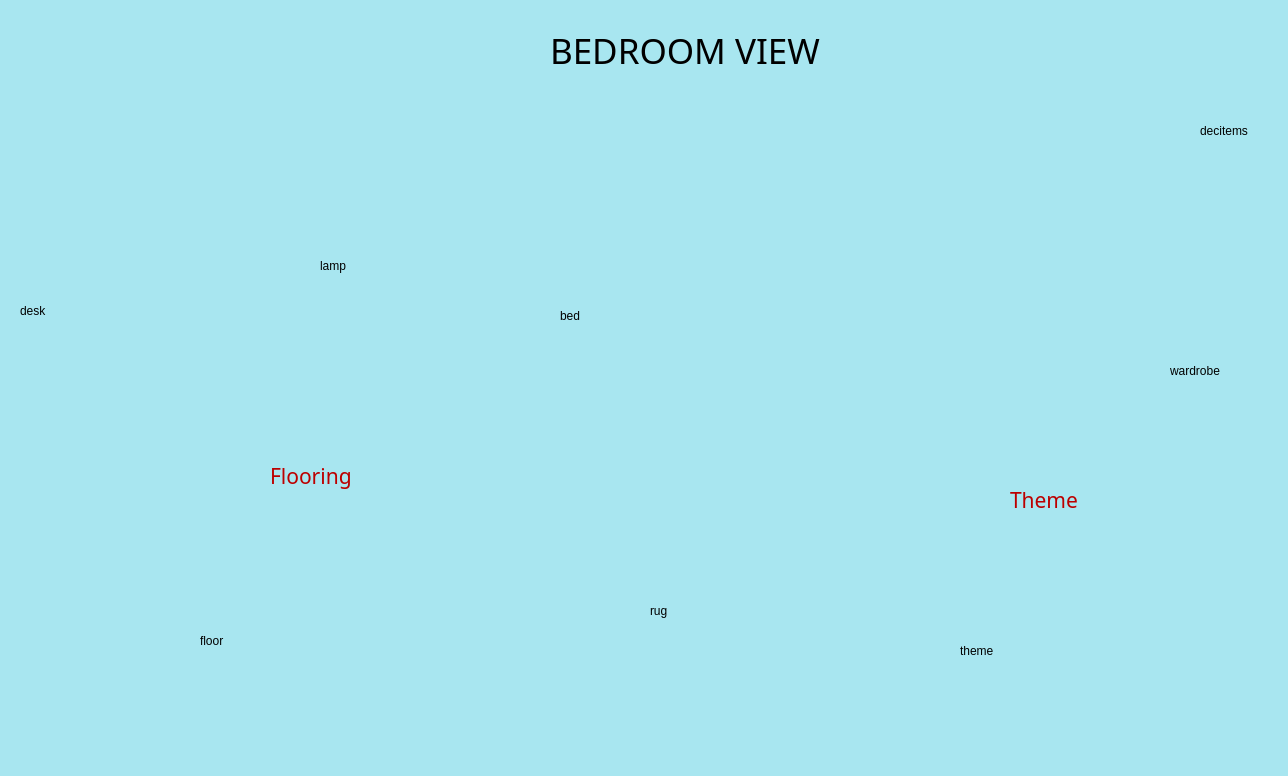
<?xml version="1.0" encoding="UTF-8"?>
<ui version="4.0">
 <class>viewBedroom</class>
 <widget class="QDialog" name="viewBedroom">
  <property name="geometry">
   <rect>
    <x>0</x>
    <y>0</y>
    <width>1288</width>
    <height>776</height>
   </rect>
  </property>
  <property name="palette">
   <palette>
    <active>
     <colorrole role="Window">
      <brush brushstyle="SolidPattern">
       <color alpha="255">
        <red>168</red>
        <green>230</green>
        <blue>240</blue>
       </color>
      </brush>
     </colorrole>
    </active>
    <inactive>
     <colorrole role="Window">
      <brush brushstyle="SolidPattern">
       <color alpha="255">
        <red>168</red>
        <green>230</green>
        <blue>240</blue>
       </color>
      </brush>
     </colorrole>
    </inactive>
    <disabled>
     <colorrole role="Base">
      <brush brushstyle="SolidPattern">
       <color alpha="255">
        <red>168</red>
        <green>230</green>
        <blue>240</blue>
       </color>
      </brush>
     </colorrole>
     <colorrole role="Window">
      <brush brushstyle="SolidPattern">
       <color alpha="255">
        <red>168</red>
        <green>230</green>
        <blue>240</blue>
       </color>
      </brush>
     </colorrole>
    </disabled>
   </palette>
  </property>
  <property name="windowTitle">
   <string>Dialog</string>
  </property>
  <widget class="QLabel" name="floorlbl">
   <property name="geometry">
    <rect>
     <x>200</x>
     <y>510</y>
     <width>241</width>
     <height>261</height>
    </rect>
   </property>
   <property name="text">
    <string>floor</string>
   </property>
  </widget>
  <widget class="QLabel" name="themelbl">
   <property name="geometry">
    <rect>
     <x>960</x>
     <y>530</y>
     <width>241</width>
     <height>241</height>
    </rect>
   </property>
   <property name="text">
    <string>theme</string>
   </property>
  </widget>
  <widget class="QLabel" name="bedlbl">
   <property name="geometry">
    <rect>
     <x>560</x>
     <y>170</y>
     <width>381</width>
     <height>291</height>
    </rect>
   </property>
   <property name="text">
    <string>bed</string>
   </property>
  </widget>
  <widget class="QLabel" name="wardrobelbl">
   <property name="geometry">
    <rect>
     <x>1170</x>
     <y>240</y>
     <width>231</width>
     <height>261</height>
    </rect>
   </property>
   <property name="text">
    <string>wardrobe</string>
   </property>
  </widget>
  <widget class="QLabel" name="lamplbl">
   <property name="geometry">
    <rect>
     <x>320</x>
     <y>200</y>
     <width>161</width>
     <height>131</height>
    </rect>
   </property>
   <property name="text">
    <string>lamp</string>
   </property>
  </widget>
  <widget class="QLabel" name="ruglbl">
   <property name="geometry">
    <rect>
     <x>650</x>
     <y>530</y>
     <width>201</width>
     <height>161</height>
    </rect>
   </property>
   <property name="text">
    <string>rug</string>
   </property>
  </widget>
  <widget class="QLabel" name="desklbl">
   <property name="geometry">
    <rect>
     <x>20</x>
     <y>180</y>
     <width>251</width>
     <height>261</height>
    </rect>
   </property>
   <property name="text">
    <string>desk</string>
   </property>
  </widget>
  <widget class="QLabel" name="decitemslbl">
   <property name="geometry">
    <rect>
     <x>1200</x>
     <y>40</y>
     <width>191</width>
     <height>181</height>
    </rect>
   </property>
   <property name="text">
    <string>decitems</string>
   </property>
  </widget>
  <widget class="QLabel" name="label">
   <property name="geometry">
    <rect>
     <x>550</x>
     <y>30</y>
     <width>301</width>
     <height>41</height>
    </rect>
   </property>
   <property name="font">
    <font>
     <family>Britannic Bold</family>
     <pointsize>26</pointsize>
    </font>
   </property>
   <property name="text">
    <string>BEDROOM VIEW</string>
   </property>
  </widget>
  <widget class="QLabel" name="label_2">
   <property name="geometry">
    <rect>
     <x>1010</x>
     <y>490</y>
     <width>101</width>
     <height>20</height>
    </rect>
   </property>
   <property name="palette">
    <palette>
     <active>
      <colorrole role="WindowText">
       <brush brushstyle="SolidPattern">
        <color alpha="255">
         <red>188</red>
         <green>0</green>
         <blue>0</blue>
        </color>
       </brush>
      </colorrole>
     </active>
     <inactive>
      <colorrole role="WindowText">
       <brush brushstyle="SolidPattern">
        <color alpha="255">
         <red>188</red>
         <green>0</green>
         <blue>0</blue>
        </color>
       </brush>
      </colorrole>
     </inactive>
     <disabled/>
    </palette>
   </property>
   <property name="font">
    <font>
     <family>Cooper Black</family>
     <pointsize>16</pointsize>
    </font>
   </property>
   <property name="text">
    <string>Theme</string>
   </property>
  </widget>
  <widget class="QLabel" name="label_3">
   <property name="geometry">
    <rect>
     <x>270</x>
     <y>460</y>
     <width>121</width>
     <height>31</height>
    </rect>
   </property>
   <property name="palette">
    <palette>
     <active>
      <colorrole role="WindowText">
       <brush brushstyle="SolidPattern">
        <color alpha="255">
         <red>188</red>
         <green>0</green>
         <blue>0</blue>
        </color>
       </brush>
      </colorrole>
     </active>
     <inactive>
      <colorrole role="WindowText">
       <brush brushstyle="SolidPattern">
        <color alpha="255">
         <red>188</red>
         <green>0</green>
         <blue>0</blue>
        </color>
       </brush>
      </colorrole>
     </inactive>
     <disabled/>
    </palette>
   </property>
   <property name="font">
    <font>
     <family>Cooper Black</family>
     <pointsize>16</pointsize>
    </font>
   </property>
   <property name="text">
    <string>Flooring</string>
   </property>
  </widget>
 </widget>
 <resources/>
 <connections/>
</ui>
